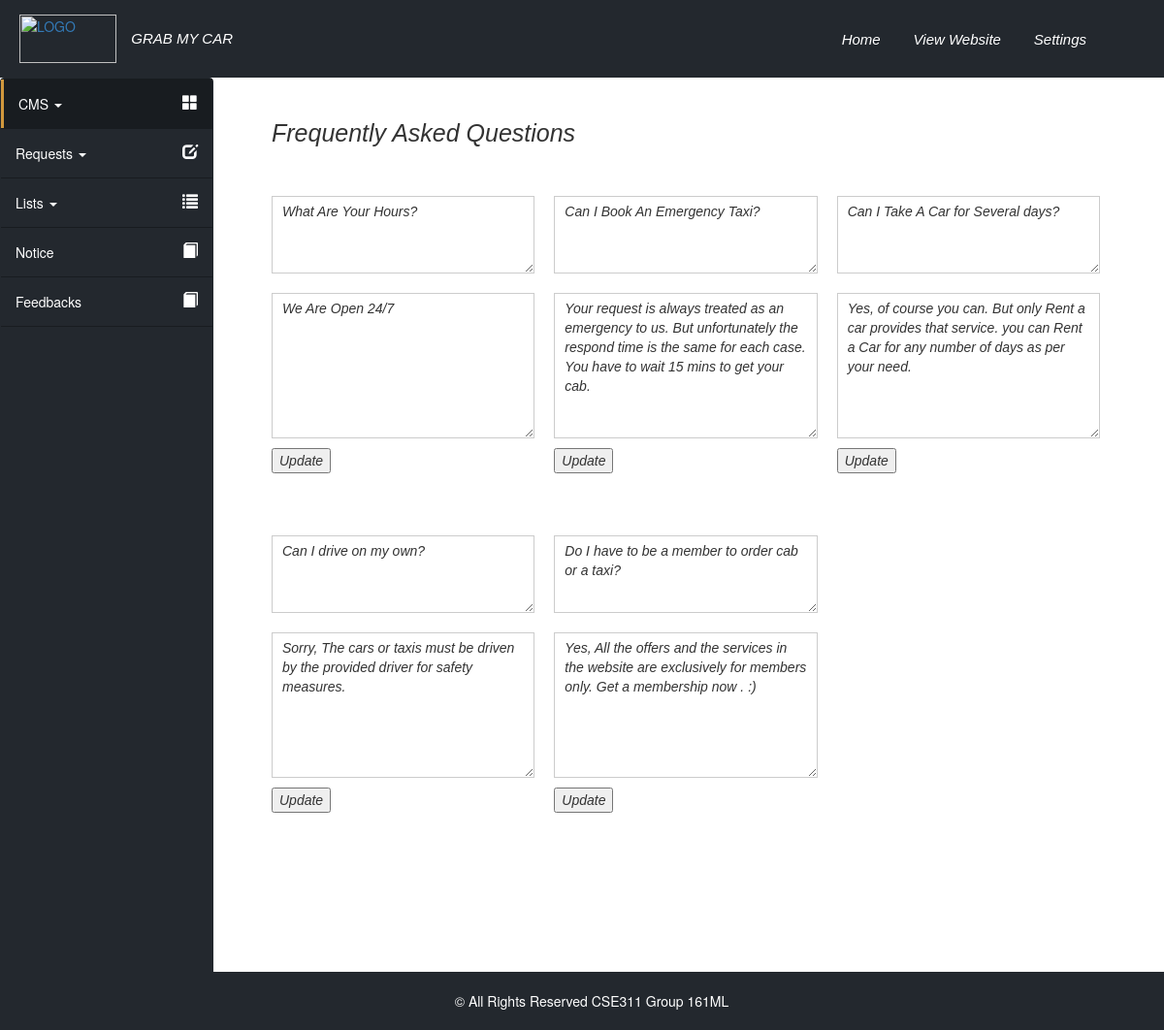
Screenshot of /index.php/admin/faqs with the database file from the repository.
### tables this page shows
CREATE TABLE IF NOT EXISTS `faq` (
  `key_id` int(11) NOT NULL,
  `question` text NOT NULL,
  `answer` text NOT NULL
);

### application/controllers/Admin.php (called while the page is built, shortened)
<?php
class Admin extends CI_Controller {
	public function __construct()
	{
		$this->load->model('cms_model',"cms_m");
		$this->load->model('admin_model',"admin_m");
	}
	public function faqs()
	{
		$data['admin_content_view_name']='admin/cms/faqs';
		$this->load->view('admin/cms/admin_structure', $data);
	}
}

### index.php (called while the page is built, shortened)
<?php
require_once BASEPATH.'core/CodeIgniter.php';

### application/models/cms_model.php (called while the page is built, shortened)
<?php
class cms_model extends CI_Model {
        public function get_faqs_table()
        {
            $query = $this->db->get('faq');
            return $query->result();
        }
}

### application/views/admin/cms/faqs.php (the view, shortened to what this page needs)
<div id="right-container">
	<h2>Frequently Asked Questions</h2>
	<div class="faq">
		<?php
		foreach ($this->cms_m->get_faqs_table() as $row)
		{
		?>
		<form class="faq-textarea" method="post" action="<?php echo site_url('Admin/update_faqs_row/'.$row->key_id);?>">
			<textarea class="questions" name="question"><?php echo $row->question;?></textarea>
			<textarea name="answer"><?php echo $row->answer;?></textarea>
			<input type="submit" value="Update" style="margin-top:10px;">
		</form>
		<?php } ?>
	</div>
</div>

### css/custom-style-admin.css (style rules this page uses)
body { margin: 0; padding: 0; }
#right-container { width: calc(100% - 220px); min-height: 576px; height: auto; float: right; padding-left: 5%; padding-top: 2%; margin-top: 80px; font-family: Georgia,sans-serif; font-style: italic; }
#right-container h2 { font-size: 25px; margin-bottom: 50px; text-transform: capitalize; }
div.faq { float: left; width: 95%; height: auto; position: relative; }
form.faq-textarea { float: left; width: calc(33.3333333333333% - 20px); height: 320px; margin-right: 20px; margin-bottom: 30px; overflow: hidden; }
form.faq-textarea textarea.questions { width: 100%; height: 80px; margin-bottom: 20px; padding: 5px 10px; border: 1px solid #ccc; }
form.faq-textarea textarea { width: 100%; height: 150px; padding: 5px 10px; border: 1px solid #ccc; }

### rows the page displays
faq: question "What Are Your Hours?", answer "We Are Open 24/7"
faq: question "Can I Book An Emergency Taxi?", answer "Your request is always treated as an emergency to us. But unfortunately the respond time is the same for each case. You have to wait 15 mins to get your cab."
faq: question "Can I Take A Car for Several days?", answer "Yes, of course you can. But only Rent a car provides that service. you can Rent a Car for any number of days as per your need."
faq: question "Can I drive on my own?", answer "Sorry, The cars or taxis must be driven by the provided driver for safety measures."
faq: question "Do I have to be a member to order cab or a taxi?", answer "Yes, All the offers and the services in the website are exclusively for members only. Get a membership now . :)"
